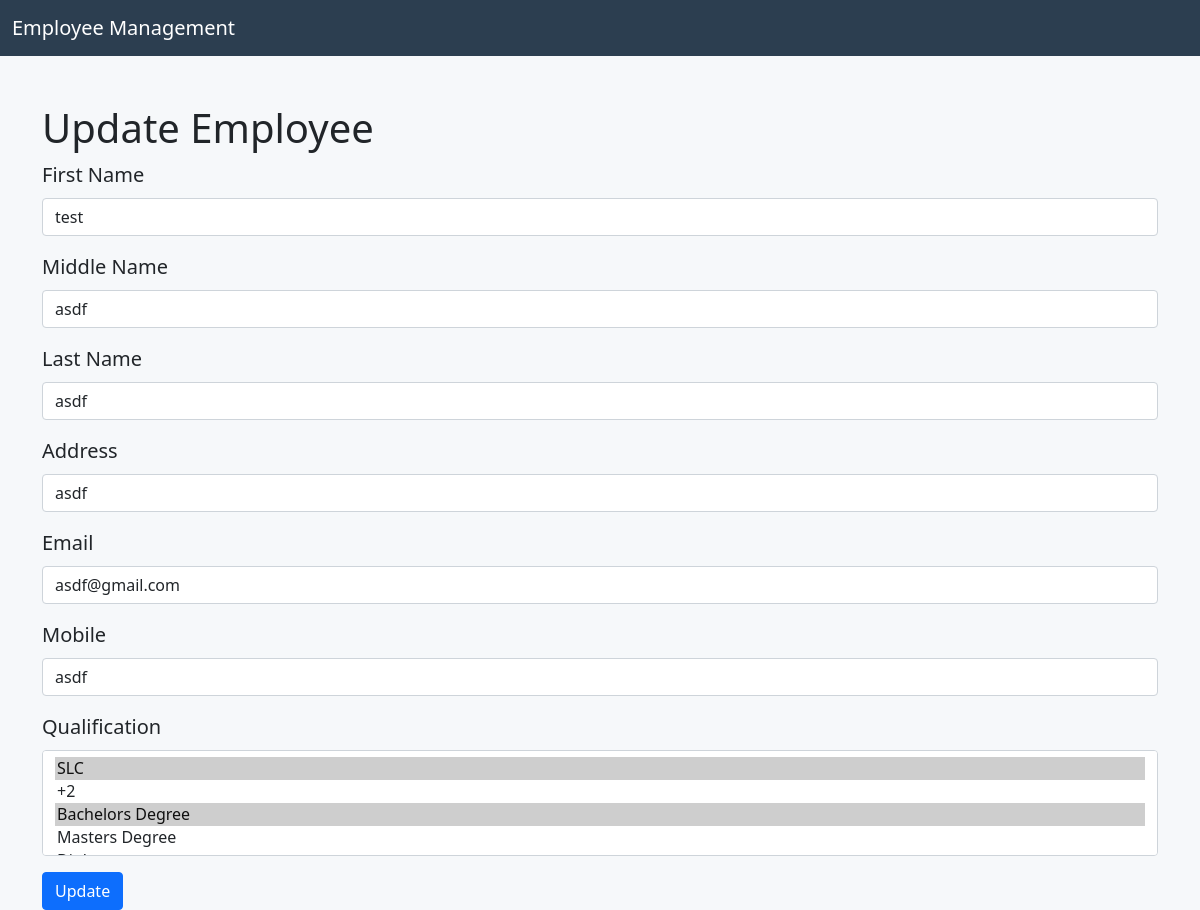
Page /2/update/ on the committed database.
### employee/models.py (models this page shows, shortened)
class Employee(models.Model):
    first_name = models.CharField(max_length=100)
    middle_name = models.CharField(max_length=100, blank=True)
    last_name = models.CharField(max_length=100)
    address = models.CharField(max_length=200)
    email = models.EmailField()
    mobile = models.CharField(max_length=15)
    qualifications = models.ManyToManyField('Qualification', related_name='employees')

### employee/views.py (the view, shortened to what this page needs)
# urls.py: path('<int:pk>/update/', EmployeeUpdateView.as_view(), name='employee_update'),
class EmployeeUpdateView(View):
    def get(self, request, pk):
        employee = get_object_or_404(Employee, pk=pk)
        qualifications = Qualification.objects.all()
        selected_qualifications = employee.qualifications.values_list('id', flat=True)
        return render(request, 'employee/update.html', {'employee': employee, 'qualifications': qualifications, 'selected_qualifications': selected_qualifications})

### templates/employee/update.html (shortened to what this page needs)
{% extends "base.html" %}
{% block content %}
<div class="container">
    <h1>Update Employee</h1>
    <form method="post">
        <div class="mb-3">
            <label for="first_name" class="form-label">First Name</label>
            <input type="text" class="form-control" id="first_name" name="first_name" value="{{ employee.first_name }}" required>
        </div>
        <div class="mb-3">
            <label for="middle_name" class="form-label">Middle Name</label>
            <input type="text" class="form-control" id="middle_name" name="middle_name" value="{{ employee.middle_name }}">
        </div>
        <div class="mb-3">
            <label for="last_name" class="form-label">Last Name</label>
            <input type="text" class="form-control" id="last_name" name="last_name" value="{{ employee.last_name }}" required>
        </div>
        <div class="mb-3">
            <label for="address" class="form-label">Address</label>
            <input type="text" class="form-control" id="address" name="address" value="{{ employee.address }}" required>
        </div>
        <div class="mb-3">
            <label for="email" class="form-label">Email</label>
            <input type="email" class="form-control" id="email" name="email" value="{{ employee.email }}" required>
        </div>
        <div class="mb-3">
            <label for="mobile" class="form-label">Mobile</label>
            <input type="text" class="form-control" id="mobile" name="mobile" value="{{ employee.mobile }}" required>
        </div>
        <div class="mb-3">
            <label for="qualification" class="form-label">Qualification</label>
            <select class="form-select" id="qualification" name="qualification" multiple>
                {% for qualification in qualifications %}
                    <option value="{{ qualification.id }}"
                        {% if qualification.id in selected_qualifications %}selected{% endif %}>
                        {{ qualification.name }}
                    </option>
                {% endfor %}
            </select>
        </div>
        <button type="submit" class="btn btn-primary">Update</button>
    </form>
</div>
{% endblock %}

### static/css/index.css (style rules this page uses)
body { font-size: 1.25rem; background-color: #f6f8fa; }

### templates/base.html (style rules this page uses)
body { font-size: 1.25rem; background-color: #f6f8fa; }

### rows in the picture
Employee: first_name "test", middle_name "asdf", last_name "asdf", address "asdf", email "asdf@gmail.com", mobile "asdf"

### other values in the picture
form field qualification "SLC ☑ / +2 / Bachelors Degree ☑ / Masters Degree"
